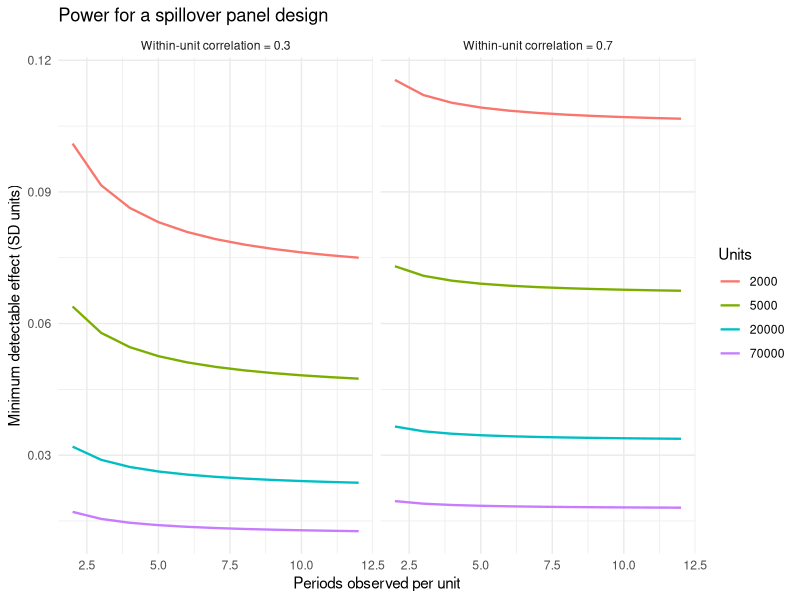

The R source for this figure:
## ---- chunk 1
#| echo: true
#| message: false
#| warning: false
#| label: fig-pwm-mde
#| fig-cap: "Minimum detectable effect for a two-group spillover panel, at 80 percent power and a 5 percent two-sided test, as a share of the outcome's standard deviation. Repeated observations per unit help, but with diminishing returns that arrive quickly once the within-unit correlation is high, which is typical of balances, spend, and other sticky consumer outcomes."

library(ggplot2)

mde <- function(n_units, n_periods, rho = 0.6, p_treat = 0.5,
                power = 0.80, alpha = 0.05) {
  # Design effect for repeated measures on the same unit.
  deff <- 1 + (n_periods - 1) * rho
  n_eff <- n_units * n_periods / deff
  (qnorm(1 - alpha / 2) + qnorm(power)) *
    sqrt(1 / (n_eff * p_treat * (1 - p_treat)))
}

pw <- expand.grid(n_units = c(2000, 5000, 20000, 70000),
                  n_periods = 2:12, rho = c(0.3, 0.7))
pw$mde <- mapply(mde, pw$n_units, pw$n_periods, pw$rho)

ggplot(pw, aes(n_periods, mde, colour = factor(n_units))) +
  geom_line(linewidth = 0.8) +
  facet_wrap(~ paste("Within-unit correlation =", rho)) +
  scale_colour_discrete(name = "Units") +
  labs(x = "Periods observed per unit",
       y = "Minimum detectable effect (SD units)",
       title = "Power for a spillover panel design") +
  theme_minimal(base_size = 11)
## ---- chunk 2
#| echo: true
#| message: false
#| warning: false

# Design analysis of the administrative-data arm of Donati et al., using numbers
# printed in the 2024 working paper (Table 5, fully controlled columns (3), (6),
# (9), and the Table D7 means for the benchmark sample of 119 subdistricts) and
# the number of districts behind each estimate, counted in the replication
# package (see the replication subsection below).
z <- qnorm(0.975) + qnorm(0.80)        # 80% power, 5% two-sided test

adm <- data.frame(
  outcome  = c("Overall", "Urban facilities", "Rural facilities"),
  estimate = c(-4.68, -6.21, -2.24),   # cases per million people per month
  se       = c( 5.37,  2.86,  5.79),   # clustered by district
  mean     = c(20.89,  9.45, 18.87),   # subsample means, Table D7
  J        = c(56, 50, 56)             # districts (clusters) behind each estimate
)
adm$mde      <- z * adm$se
adm$mde_pct  <- 100 * adm$mde / adm$mean
adm$power_20 <- with(adm, pnorm(0.2 * mean / se - qnorm(0.975)) +
                          pnorm(-0.2 * mean / se - qnorm(0.975)))
# Districts needed for an MDE of 20% of the mean, scaling the SE by
# 1/sqrt(J) with subdistricts per district and panel length held fixed.
adm$districts_for_20pct <- ceiling(adm$J * (adm$mde / (0.2 * adm$mean))^2)
print(transform(adm, mde = round(mde, 1), mde_pct = round(mde_pct),
                power_20 = round(power_20, 2)), row.names = FALSE)

# Type M (exaggeration) ratio if the true urban effect were half the
# estimate: the average |estimate| among significant results, over |truth|.
type_m <- function(true, se, crit = qnorm(0.975)) {
  k <- crit * se
  p_hi <- 1 - pnorm((k - true) / se)
  p_lo <- pnorm((-k - true) / se)
  e_hi <- true * p_hi + se * dnorm((k - true) / se)
  e_lo <- true * p_lo - se * dnorm((-k - true) / se)
  c(power = p_hi + p_lo,
    exaggeration = ((e_hi - e_lo) / (p_hi + p_lo)) / abs(true))
}
round(type_m(true = -6.21 / 2, se = 2.86), 2)

# Cost per reported case averted, as in Section 7 of the working paper:
# monthly effect x 9 months x 1,100 million people; USD 202,000 ad spend.
cost_per_case <- function(effect) 202000 / (abs(effect) * 9 * 1100)
sprintf("%.3f", c(overall = cost_per_case(-3.12), urban = cost_per_case(-6.10)))

# The overall estimate's 95% interval (column 1: -3.12, SE 6.37) includes
# zero, so the ratio is finite only at the favourable end of the interval.
ci <- -3.12 + c(-1, 1) * qnorm(0.975) * 6.37
round(ci, 1)
sprintf("%.2f", cost_per_case(ci[1]))
## ---- chunk 3
#| label: tbl-pwm-malaria-repl
#| tbl-cap: "Selected estimates from Donati et al.'s 2024 working paper, re-estimated from the World Bank reproducibility package: coefficient (standard error). Survey and facility estimates are clustered by district; the retargeting experiment (Table 7) uses heteroskedasticity-robust errors. Facility estimates are cases per million residents per month. All 60 estimates in Tables 2 to 5, 7, and D17 match to printed precision."
pwm_repl <- data.frame(
  Estimate = c("Bed-net use, share of waves; solid (T2, col. 4)",
               "Household members under a net; solid (T2, col. 8)",
               "Household members under a net; T x solid (T2, col. 7)",
               "Help within 24 hours of a fever; solid (T3, col. 8)",
               "Any household malaria; solid (T4, col. 4)",
               "Any household malaria; T x solid (T4, col. 3)",
               "Facility cases, overall, no controls (T5, col. 1)",
               "Facility cases, overall, all controls (T5, col. 3)",
               "Urban facilities, no controls (T5, col. 4)",
               "Urban facilities, all controls (T5, col. 6)",
               "Rural facilities, all controls (T5, col. 9)",
               "Retargeted bed-net use (T7, col. 1)",
               "Retargeted bed-net use; individual T x solid (T7, col. 3)"),
  `Working paper` = c("0.055 (0.025)", "0.068 (0.019)", "0.081 (0.025)", "0.107 (0.035)",
                      "-0.024 (0.011)", "-0.038 (0.018)", "-3.12 (6.37)", "-4.68 (5.37)",
                      "-6.10 (3.41)", "-6.21 (2.86)", "-2.24 (5.79)", "0.075 (0.029)",
                      "0.000 (0.057)"),
  Replication = c("0.055 (0.025)", "0.068 (0.019)", "0.081 (0.025)", "0.107 (0.035)",
                  "-0.024 (0.011)", "-0.038 (0.018)", "-3.12 (6.37)", "-4.68 (5.37)",
                  "-6.10 (3.41)", "-6.21 (2.86)", "-2.24 (5.79)", "0.075 (0.029)",
                  "0.000 (0.057)"),
  N = c(1789, 1789, 3900, 301, 1316, 3052, 1498, 1498, 791, 791, 1338, 1043, 1043),
  Districts = c(79, 79, 79, 78, 79, 79, 56, 56, 50, 50, 56, NA, NA),
  check.names = FALSE)
op <- options(knitr.kable.NA = "")
tab <- knitr::kable(pwm_repl, align = "lcccc", format.args = list(big.mark = ","))
options(op); tab
## ---- chunk 4
#| label: tbl-pwm-malaria-mt
#| tbl-cap: "Multiple-testing adjustment across the six survey outcomes of Tables 2 to 4. Solid-house effects come from the solid-house subsamples (columns 4 and 8); interactions are the T x solid coefficients (columns 3 and 7). Conventional p-values are cluster-robust, as in the paper. Adjusted p-values are Romano-Wolf step-down, computed separately for each family from 9,999 wild-cluster-bootstrap draws shared across all twelve regressions."
pwm_mt <- data.frame(
  Outcome = c("Bed-net use, share of waves", "Household members under a net",
              "Any fever in household", "Help within 24 hours of a fever",
              "Any household malaria", "Share of members with malaria"),
  `Solid: effect`      = c(0.055, 0.068, 0.008, 0.107, -0.024, -0.008),
  `Solid: p`           = c(0.029, 0.001, 0.702, 0.003, 0.035, 0.005),
  `Solid: adjusted p`  = c(0.142, 0.013, 0.722, 0.024, 0.142, 0.038),
  `T x solid: effect`  = c(0.051, 0.081, -0.016, 0.107, -0.038, -0.011),
  `T x solid: p`       = c(0.179, 0.002, 0.564, 0.069, 0.035, 0.045),
  `T x solid: adjusted p` = c(0.334, 0.009, 0.562, 0.192, 0.163, 0.181),
  check.names = FALSE)
knitr::kable(pwm_mt, digits = 3, align = "lcccccc")
## ---- chunk 5
#| label: tbl-pwm-malaria-hmis
#| tbl-cap: "Facility-record estimates (Table 5 and the urban rows of Table D17) with wild-cluster-bootstrap inference: null imposed, Rademacher weights by district, 9,999 draws, intervals by test inversion. Cost per reported case averted follows the working paper (USD 202,000 divided by the monthly effect per million times nine months times 1,100 million people); the best case uses the favorable end of the bootstrap interval. Every interval reaches zero, so no row has a finite worst case."
pwm_hmis <- data.frame(
  Estimate = c("Overall, no controls (T5, col. 1)", "Overall, all controls (T5, col. 3)",
               "Urban, no controls (T5, col. 4)", "Urban, all controls (T5, col. 6)",
               "Rural, all controls (T5, col. 9)", "Urban, threshold 10% (D17)",
               "Urban, threshold 20% (D17)", "Urban, threshold 30% (D17)",
               "Urban, threshold 40% (D17)"),
  Effect    = c(-3.12, -4.68, -6.10, -6.21, -2.24, -6.64, -4.82, -4.00, -5.79),
  Districts = c(56, 56, 50, 50, 56, 74, 72, 67, 56),
  `p, cluster-robust` = c(0.626, 0.387, 0.080, 0.035, 0.700, 0.014, 0.062, 0.129, 0.047),
  `p, wild bootstrap` = c(0.660, 0.485, 0.098, 0.092, 0.746, 0.028, 0.143, 0.240, 0.121),
  `95% wild-bootstrap interval` = c("-16.6 to 10.6", "-16.8 to 8.3", "-13.3 to 1.2",
                                    "-12.9 to 1.0", "-15.5 to 11.8", "-12.2 to -0.7",
                                    "-10.8 to 1.5", "-10.1 to 2.3", "-12.5 to 1.5"),
  `Cost per case (USD)`  = c(6.53, 4.36, 3.35, 3.28, NA, NA, NA, NA, NA),
  `Best case (USD)`      = c(1.23, 1.22, 1.53, 1.58, NA, NA, NA, NA, NA),
  check.names = FALSE)
op <- options(knitr.kable.NA = "")
tab <- knitr::kable(pwm_hmis, digits = 3, align = "lccccccc")
options(op); tab
